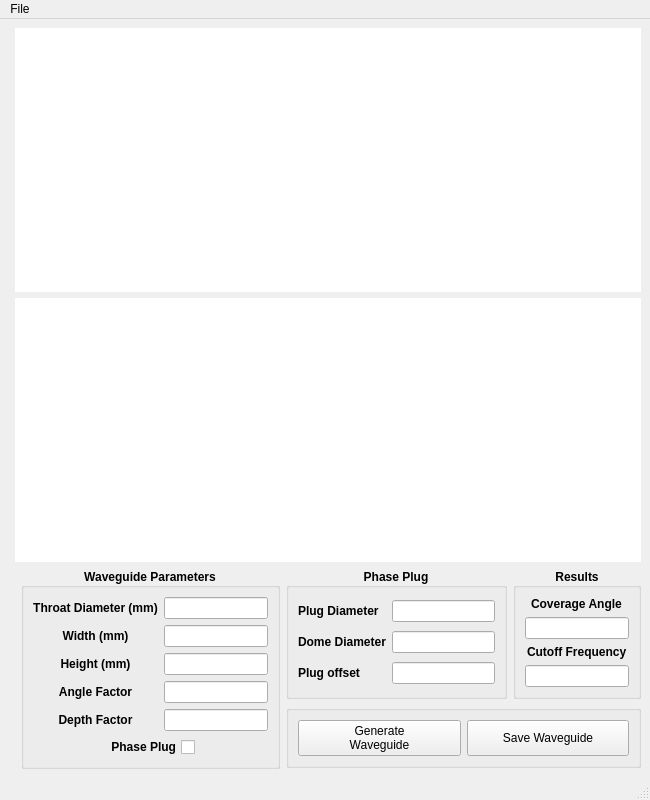
<?xml version="1.0" encoding="UTF-8"?>
<ui version="4.0">
 <class>MainWindow</class>
 <widget class="QMainWindow" name="MainWindow">
  <property name="geometry">
   <rect>
    <x>0</x>
    <y>0</y>
    <width>650</width>
    <height>800</height>
   </rect>
  </property>
  <property name="minimumSize">
   <size>
    <width>650</width>
    <height>800</height>
   </size>
  </property>
  <property name="focusPolicy">
   <enum>Qt::NoFocus</enum>
  </property>
  <property name="windowTitle">
   <string>Waveguide Designer</string>
  </property>
  <property name="styleSheet">
   <string notr="true">groupBox_3::border:0</string>
  </property>
  <widget class="QWidget" name="centralwidget">
   <property name="focusPolicy">
    <enum>Qt::StrongFocus</enum>
   </property>
   <layout class="QGridLayout" name="gridLayout_4">
    <item row="0" column="1" colspan="4">
     <widget class="QWidget" name="widget" native="true">
      <property name="sizePolicy">
       <sizepolicy hsizetype="Preferred" vsizetype="MinimumExpanding">
        <horstretch>0</horstretch>
        <verstretch>0</verstretch>
       </sizepolicy>
      </property>
      <property name="palette">
       <palette>
        <active>
         <colorrole role="WindowText">
          <brush brushstyle="SolidPattern">
           <color alpha="255">
            <red>0</red>
            <green>0</green>
            <blue>0</blue>
           </color>
          </brush>
         </colorrole>
         <colorrole role="Button">
          <brush brushstyle="SolidPattern">
           <color alpha="255">
            <red>255</red>
            <green>255</green>
            <blue>255</blue>
           </color>
          </brush>
         </colorrole>
         <colorrole role="Light">
          <brush brushstyle="SolidPattern">
           <color alpha="255">
            <red>255</red>
            <green>255</green>
            <blue>255</blue>
           </color>
          </brush>
         </colorrole>
         <colorrole role="Midlight">
          <brush brushstyle="SolidPattern">
           <color alpha="255">
            <red>255</red>
            <green>255</green>
            <blue>255</blue>
           </color>
          </brush>
         </colorrole>
         <colorrole role="Dark">
          <brush brushstyle="SolidPattern">
           <color alpha="255">
            <red>127</red>
            <green>127</green>
            <blue>127</blue>
           </color>
          </brush>
         </colorrole>
         <colorrole role="Mid">
          <brush brushstyle="SolidPattern">
           <color alpha="255">
            <red>170</red>
            <green>170</green>
            <blue>170</blue>
           </color>
          </brush>
         </colorrole>
         <colorrole role="Text">
          <brush brushstyle="SolidPattern">
           <color alpha="255">
            <red>0</red>
            <green>0</green>
            <blue>0</blue>
           </color>
          </brush>
         </colorrole>
         <colorrole role="BrightText">
          <brush brushstyle="SolidPattern">
           <color alpha="255">
            <red>255</red>
            <green>255</green>
            <blue>255</blue>
           </color>
          </brush>
         </colorrole>
         <colorrole role="ButtonText">
          <brush brushstyle="SolidPattern">
           <color alpha="255">
            <red>0</red>
            <green>0</green>
            <blue>0</blue>
           </color>
          </brush>
         </colorrole>
         <colorrole role="Base">
          <brush brushstyle="SolidPattern">
           <color alpha="255">
            <red>255</red>
            <green>255</green>
            <blue>255</blue>
           </color>
          </brush>
         </colorrole>
         <colorrole role="Window">
          <brush brushstyle="SolidPattern">
           <color alpha="255">
            <red>255</red>
            <green>255</green>
            <blue>255</blue>
           </color>
          </brush>
         </colorrole>
         <colorrole role="Shadow">
          <brush brushstyle="SolidPattern">
           <color alpha="255">
            <red>0</red>
            <green>0</green>
            <blue>0</blue>
           </color>
          </brush>
         </colorrole>
         <colorrole role="AlternateBase">
          <brush brushstyle="SolidPattern">
           <color alpha="255">
            <red>255</red>
            <green>255</green>
            <blue>255</blue>
           </color>
          </brush>
         </colorrole>
         <colorrole role="ToolTipBase">
          <brush brushstyle="SolidPattern">
           <color alpha="255">
            <red>255</red>
            <green>255</green>
            <blue>220</blue>
           </color>
          </brush>
         </colorrole>
         <colorrole role="ToolTipText">
          <brush brushstyle="SolidPattern">
           <color alpha="255">
            <red>0</red>
            <green>0</green>
            <blue>0</blue>
           </color>
          </brush>
         </colorrole>
        </active>
        <inactive>
         <colorrole role="WindowText">
          <brush brushstyle="SolidPattern">
           <color alpha="255">
            <red>0</red>
            <green>0</green>
            <blue>0</blue>
           </color>
          </brush>
         </colorrole>
         <colorrole role="Button">
          <brush brushstyle="SolidPattern">
           <color alpha="255">
            <red>255</red>
            <green>255</green>
            <blue>255</blue>
           </color>
          </brush>
         </colorrole>
         <colorrole role="Light">
          <brush brushstyle="SolidPattern">
           <color alpha="255">
            <red>255</red>
            <green>255</green>
            <blue>255</blue>
           </color>
          </brush>
         </colorrole>
         <colorrole role="Midlight">
          <brush brushstyle="SolidPattern">
           <color alpha="255">
            <red>255</red>
            <green>255</green>
            <blue>255</blue>
           </color>
          </brush>
         </colorrole>
         <colorrole role="Dark">
          <brush brushstyle="SolidPattern">
           <color alpha="255">
            <red>127</red>
            <green>127</green>
            <blue>127</blue>
           </color>
          </brush>
         </colorrole>
         <colorrole role="Mid">
          <brush brushstyle="SolidPattern">
           <color alpha="255">
            <red>170</red>
            <green>170</green>
            <blue>170</blue>
           </color>
          </brush>
         </colorrole>
         <colorrole role="Text">
          <brush brushstyle="SolidPattern">
           <color alpha="255">
            <red>0</red>
            <green>0</green>
            <blue>0</blue>
           </color>
          </brush>
         </colorrole>
         <colorrole role="BrightText">
          <brush brushstyle="SolidPattern">
           <color alpha="255">
            <red>255</red>
            <green>255</green>
            <blue>255</blue>
           </color>
          </brush>
         </colorrole>
         <colorrole role="ButtonText">
          <brush brushstyle="SolidPattern">
           <color alpha="255">
            <red>0</red>
            <green>0</green>
            <blue>0</blue>
           </color>
          </brush>
         </colorrole>
         <colorrole role="Base">
          <brush brushstyle="SolidPattern">
           <color alpha="255">
            <red>255</red>
            <green>255</green>
            <blue>255</blue>
           </color>
          </brush>
         </colorrole>
         <colorrole role="Window">
          <brush brushstyle="SolidPattern">
           <color alpha="255">
            <red>255</red>
            <green>255</green>
            <blue>255</blue>
           </color>
          </brush>
         </colorrole>
         <colorrole role="Shadow">
          <brush brushstyle="SolidPattern">
           <color alpha="255">
            <red>0</red>
            <green>0</green>
            <blue>0</blue>
           </color>
          </brush>
         </colorrole>
         <colorrole role="AlternateBase">
          <brush brushstyle="SolidPattern">
           <color alpha="255">
            <red>255</red>
            <green>255</green>
            <blue>255</blue>
           </color>
          </brush>
         </colorrole>
         <colorrole role="ToolTipBase">
          <brush brushstyle="SolidPattern">
           <color alpha="255">
            <red>255</red>
            <green>255</green>
            <blue>220</blue>
           </color>
          </brush>
         </colorrole>
         <colorrole role="ToolTipText">
          <brush brushstyle="SolidPattern">
           <color alpha="255">
            <red>0</red>
            <green>0</green>
            <blue>0</blue>
           </color>
          </brush>
         </colorrole>
        </inactive>
        <disabled>
         <colorrole role="WindowText">
          <brush brushstyle="SolidPattern">
           <color alpha="255">
            <red>127</red>
            <green>127</green>
            <blue>127</blue>
           </color>
          </brush>
         </colorrole>
         <colorrole role="Button">
          <brush brushstyle="SolidPattern">
           <color alpha="255">
            <red>255</red>
            <green>255</green>
            <blue>255</blue>
           </color>
          </brush>
         </colorrole>
         <colorrole role="Light">
          <brush brushstyle="SolidPattern">
           <color alpha="255">
            <red>255</red>
            <green>255</green>
            <blue>255</blue>
           </color>
          </brush>
         </colorrole>
         <colorrole role="Midlight">
          <brush brushstyle="SolidPattern">
           <color alpha="255">
            <red>255</red>
            <green>255</green>
            <blue>255</blue>
           </color>
          </brush>
         </colorrole>
         <colorrole role="Dark">
          <brush brushstyle="SolidPattern">
           <color alpha="255">
            <red>127</red>
            <green>127</green>
            <blue>127</blue>
           </color>
          </brush>
         </colorrole>
         <colorrole role="Mid">
          <brush brushstyle="SolidPattern">
           <color alpha="255">
            <red>170</red>
            <green>170</green>
            <blue>170</blue>
           </color>
          </brush>
         </colorrole>
         <colorrole role="Text">
          <brush brushstyle="SolidPattern">
           <color alpha="255">
            <red>127</red>
            <green>127</green>
            <blue>127</blue>
           </color>
          </brush>
         </colorrole>
         <colorrole role="BrightText">
          <brush brushstyle="SolidPattern">
           <color alpha="255">
            <red>255</red>
            <green>255</green>
            <blue>255</blue>
           </color>
          </brush>
         </colorrole>
         <colorrole role="ButtonText">
          <brush brushstyle="SolidPattern">
           <color alpha="255">
            <red>127</red>
            <green>127</green>
            <blue>127</blue>
           </color>
          </brush>
         </colorrole>
         <colorrole role="Base">
          <brush brushstyle="SolidPattern">
           <color alpha="255">
            <red>255</red>
            <green>255</green>
            <blue>255</blue>
           </color>
          </brush>
         </colorrole>
         <colorrole role="Window">
          <brush brushstyle="SolidPattern">
           <color alpha="255">
            <red>255</red>
            <green>255</green>
            <blue>255</blue>
           </color>
          </brush>
         </colorrole>
         <colorrole role="Shadow">
          <brush brushstyle="SolidPattern">
           <color alpha="255">
            <red>0</red>
            <green>0</green>
            <blue>0</blue>
           </color>
          </brush>
         </colorrole>
         <colorrole role="AlternateBase">
          <brush brushstyle="SolidPattern">
           <color alpha="255">
            <red>255</red>
            <green>255</green>
            <blue>255</blue>
           </color>
          </brush>
         </colorrole>
         <colorrole role="ToolTipBase">
          <brush brushstyle="SolidPattern">
           <color alpha="255">
            <red>255</red>
            <green>255</green>
            <blue>220</blue>
           </color>
          </brush>
         </colorrole>
         <colorrole role="ToolTipText">
          <brush brushstyle="SolidPattern">
           <color alpha="255">
            <red>0</red>
            <green>0</green>
            <blue>0</blue>
           </color>
          </brush>
         </colorrole>
        </disabled>
       </palette>
      </property>
      <property name="styleSheet">
       <string notr="true">background-color: rgb(255, 255, 255);</string>
      </property>
     </widget>
    </item>
    <item row="1" column="1" colspan="4">
     <widget class="QWidget" name="widget_2" native="true">
      <property name="sizePolicy">
       <sizepolicy hsizetype="Preferred" vsizetype="MinimumExpanding">
        <horstretch>0</horstretch>
        <verstretch>0</verstretch>
       </sizepolicy>
      </property>
      <property name="palette">
       <palette>
        <active>
         <colorrole role="WindowText">
          <brush brushstyle="SolidPattern">
           <color alpha="255">
            <red>0</red>
            <green>0</green>
            <blue>0</blue>
           </color>
          </brush>
         </colorrole>
         <colorrole role="Button">
          <brush brushstyle="SolidPattern">
           <color alpha="255">
            <red>255</red>
            <green>255</green>
            <blue>255</blue>
           </color>
          </brush>
         </colorrole>
         <colorrole role="Light">
          <brush brushstyle="SolidPattern">
           <color alpha="255">
            <red>255</red>
            <green>255</green>
            <blue>255</blue>
           </color>
          </brush>
         </colorrole>
         <colorrole role="Midlight">
          <brush brushstyle="SolidPattern">
           <color alpha="255">
            <red>255</red>
            <green>255</green>
            <blue>255</blue>
           </color>
          </brush>
         </colorrole>
         <colorrole role="Dark">
          <brush brushstyle="SolidPattern">
           <color alpha="255">
            <red>127</red>
            <green>127</green>
            <blue>127</blue>
           </color>
          </brush>
         </colorrole>
         <colorrole role="Mid">
          <brush brushstyle="SolidPattern">
           <color alpha="255">
            <red>170</red>
            <green>170</green>
            <blue>170</blue>
           </color>
          </brush>
         </colorrole>
         <colorrole role="Text">
          <brush brushstyle="SolidPattern">
           <color alpha="255">
            <red>0</red>
            <green>0</green>
            <blue>0</blue>
           </color>
          </brush>
         </colorrole>
         <colorrole role="BrightText">
          <brush brushstyle="SolidPattern">
           <color alpha="255">
            <red>255</red>
            <green>255</green>
            <blue>255</blue>
           </color>
          </brush>
         </colorrole>
         <colorrole role="ButtonText">
          <brush brushstyle="SolidPattern">
           <color alpha="255">
            <red>0</red>
            <green>0</green>
            <blue>0</blue>
           </color>
          </brush>
         </colorrole>
         <colorrole role="Base">
          <brush brushstyle="SolidPattern">
           <color alpha="255">
            <red>255</red>
            <green>255</green>
            <blue>255</blue>
           </color>
          </brush>
         </colorrole>
         <colorrole role="Window">
          <brush brushstyle="SolidPattern">
           <color alpha="255">
            <red>255</red>
            <green>255</green>
            <blue>255</blue>
           </color>
          </brush>
         </colorrole>
         <colorrole role="Shadow">
          <brush brushstyle="SolidPattern">
           <color alpha="255">
            <red>0</red>
            <green>0</green>
            <blue>0</blue>
           </color>
          </brush>
         </colorrole>
         <colorrole role="AlternateBase">
          <brush brushstyle="SolidPattern">
           <color alpha="255">
            <red>255</red>
            <green>255</green>
            <blue>255</blue>
           </color>
          </brush>
         </colorrole>
         <colorrole role="ToolTipBase">
          <brush brushstyle="SolidPattern">
           <color alpha="255">
            <red>255</red>
            <green>255</green>
            <blue>220</blue>
           </color>
          </brush>
         </colorrole>
         <colorrole role="ToolTipText">
          <brush brushstyle="SolidPattern">
           <color alpha="255">
            <red>0</red>
            <green>0</green>
            <blue>0</blue>
           </color>
          </brush>
         </colorrole>
        </active>
        <inactive>
         <colorrole role="WindowText">
          <brush brushstyle="SolidPattern">
           <color alpha="255">
            <red>0</red>
            <green>0</green>
            <blue>0</blue>
           </color>
          </brush>
         </colorrole>
         <colorrole role="Button">
          <brush brushstyle="SolidPattern">
           <color alpha="255">
            <red>255</red>
            <green>255</green>
            <blue>255</blue>
           </color>
          </brush>
         </colorrole>
         <colorrole role="Light">
          <brush brushstyle="SolidPattern">
           <color alpha="255">
            <red>255</red>
            <green>255</green>
            <blue>255</blue>
           </color>
          </brush>
         </colorrole>
         <colorrole role="Midlight">
          <brush brushstyle="SolidPattern">
           <color alpha="255">
            <red>255</red>
            <green>255</green>
            <blue>255</blue>
           </color>
          </brush>
         </colorrole>
         <colorrole role="Dark">
          <brush brushstyle="SolidPattern">
           <color alpha="255">
            <red>127</red>
            <green>127</green>
            <blue>127</blue>
           </color>
          </brush>
         </colorrole>
         <colorrole role="Mid">
          <brush brushstyle="SolidPattern">
           <color alpha="255">
            <red>170</red>
            <green>170</green>
            <blue>170</blue>
           </color>
          </brush>
         </colorrole>
         <colorrole role="Text">
          <brush brushstyle="SolidPattern">
           <color alpha="255">
            <red>0</red>
            <green>0</green>
            <blue>0</blue>
           </color>
          </brush>
         </colorrole>
         <colorrole role="BrightText">
          <brush brushstyle="SolidPattern">
           <color alpha="255">
            <red>255</red>
            <green>255</green>
            <blue>255</blue>
           </color>
          </brush>
         </colorrole>
         <colorrole role="ButtonText">
          <brush brushstyle="SolidPattern">
           <color alpha="255">
            <red>0</red>
            <green>0</green>
            <blue>0</blue>
           </color>
          </brush>
         </colorrole>
         <colorrole role="Base">
          <brush brushstyle="SolidPattern">
           <color alpha="255">
            <red>255</red>
            <green>255</green>
            <blue>255</blue>
           </color>
          </brush>
         </colorrole>
         <colorrole role="Window">
          <brush brushstyle="SolidPattern">
           <color alpha="255">
            <red>255</red>
            <green>255</green>
            <blue>255</blue>
           </color>
          </brush>
         </colorrole>
         <colorrole role="Shadow">
          <brush brushstyle="SolidPattern">
           <color alpha="255">
            <red>0</red>
            <green>0</green>
            <blue>0</blue>
           </color>
          </brush>
         </colorrole>
         <colorrole role="AlternateBase">
          <brush brushstyle="SolidPattern">
           <color alpha="255">
            <red>255</red>
            <green>255</green>
            <blue>255</blue>
           </color>
          </brush>
         </colorrole>
         <colorrole role="ToolTipBase">
          <brush brushstyle="SolidPattern">
           <color alpha="255">
            <red>255</red>
            <green>255</green>
            <blue>220</blue>
           </color>
          </brush>
         </colorrole>
         <colorrole role="ToolTipText">
          <brush brushstyle="SolidPattern">
           <color alpha="255">
            <red>0</red>
            <green>0</green>
            <blue>0</blue>
           </color>
          </brush>
         </colorrole>
        </inactive>
        <disabled>
         <colorrole role="WindowText">
          <brush brushstyle="SolidPattern">
           <color alpha="255">
            <red>127</red>
            <green>127</green>
            <blue>127</blue>
           </color>
          </brush>
         </colorrole>
         <colorrole role="Button">
          <brush brushstyle="SolidPattern">
           <color alpha="255">
            <red>255</red>
            <green>255</green>
            <blue>255</blue>
           </color>
          </brush>
         </colorrole>
         <colorrole role="Light">
          <brush brushstyle="SolidPattern">
           <color alpha="255">
            <red>255</red>
            <green>255</green>
            <blue>255</blue>
           </color>
          </brush>
         </colorrole>
         <colorrole role="Midlight">
          <brush brushstyle="SolidPattern">
           <color alpha="255">
            <red>255</red>
            <green>255</green>
            <blue>255</blue>
           </color>
          </brush>
         </colorrole>
         <colorrole role="Dark">
          <brush brushstyle="SolidPattern">
           <color alpha="255">
            <red>127</red>
            <green>127</green>
            <blue>127</blue>
           </color>
          </brush>
         </colorrole>
         <colorrole role="Mid">
          <brush brushstyle="SolidPattern">
           <color alpha="255">
            <red>170</red>
            <green>170</green>
            <blue>170</blue>
           </color>
          </brush>
         </colorrole>
         <colorrole role="Text">
          <brush brushstyle="SolidPattern">
           <color alpha="255">
            <red>127</red>
            <green>127</green>
            <blue>127</blue>
           </color>
          </brush>
         </colorrole>
         <colorrole role="BrightText">
          <brush brushstyle="SolidPattern">
           <color alpha="255">
            <red>255</red>
            <green>255</green>
            <blue>255</blue>
           </color>
          </brush>
         </colorrole>
         <colorrole role="ButtonText">
          <brush brushstyle="SolidPattern">
           <color alpha="255">
            <red>127</red>
            <green>127</green>
            <blue>127</blue>
           </color>
          </brush>
         </colorrole>
         <colorrole role="Base">
          <brush brushstyle="SolidPattern">
           <color alpha="255">
            <red>255</red>
            <green>255</green>
            <blue>255</blue>
           </color>
          </brush>
         </colorrole>
         <colorrole role="Window">
          <brush brushstyle="SolidPattern">
           <color alpha="255">
            <red>255</red>
            <green>255</green>
            <blue>255</blue>
           </color>
          </brush>
         </colorrole>
         <colorrole role="Shadow">
          <brush brushstyle="SolidPattern">
           <color alpha="255">
            <red>0</red>
            <green>0</green>
            <blue>0</blue>
           </color>
          </brush>
         </colorrole>
         <colorrole role="AlternateBase">
          <brush brushstyle="SolidPattern">
           <color alpha="255">
            <red>255</red>
            <green>255</green>
            <blue>255</blue>
           </color>
          </brush>
         </colorrole>
         <colorrole role="ToolTipBase">
          <brush brushstyle="SolidPattern">
           <color alpha="255">
            <red>255</red>
            <green>255</green>
            <blue>220</blue>
           </color>
          </brush>
         </colorrole>
         <colorrole role="ToolTipText">
          <brush brushstyle="SolidPattern">
           <color alpha="255">
            <red>0</red>
            <green>0</green>
            <blue>0</blue>
           </color>
          </brush>
         </colorrole>
        </disabled>
       </palette>
      </property>
      <property name="layoutDirection">
       <enum>Qt::LeftToRight</enum>
      </property>
      <property name="styleSheet">
       <string notr="true">background-color: rgb(255, 255, 255);</string>
      </property>
     </widget>
    </item>
    <item row="0" column="0" rowspan="4">
     <spacer name="verticalSpacer">
      <property name="orientation">
       <enum>Qt::Vertical</enum>
      </property>
      <property name="sizeHint" stdset="0">
       <size>
        <width>0</width>
        <height>709</height>
       </size>
      </property>
     </spacer>
    </item>
    <item row="4" column="0" colspan="5">
     <spacer name="horizontalSpacer">
      <property name="orientation">
       <enum>Qt::Horizontal</enum>
      </property>
      <property name="sizeHint" stdset="0">
       <size>
        <width>623</width>
        <height>0</height>
       </size>
      </property>
     </spacer>
    </item>
    <item row="2" column="2" rowspan="2">
     <widget class="QGroupBox" name="groupBox">
      <property name="sizePolicy">
       <sizepolicy hsizetype="Preferred" vsizetype="MinimumExpanding">
        <horstretch>0</horstretch>
        <verstretch>0</verstretch>
       </sizepolicy>
      </property>
      <property name="minimumSize">
       <size>
        <width>0</width>
        <height>0</height>
       </size>
      </property>
      <property name="sizeIncrement">
       <size>
        <width>0</width>
        <height>0</height>
       </size>
      </property>
      <property name="font">
       <font>
        <pointsize>9</pointsize>
        <weight>75</weight>
        <bold>true</bold>
       </font>
      </property>
      <property name="focusPolicy">
       <enum>Qt::NoFocus</enum>
      </property>
      <property name="title">
       <string>Waveguide Parameters</string>
      </property>
      <property name="alignment">
       <set>Qt::AlignCenter</set>
      </property>
      <layout class="QGridLayout" name="gridLayout">
       <item row="1" column="0">
        <widget class="QLabel" name="label_2">
         <property name="text">
          <string>&lt;html&gt;&lt;head/&gt;&lt;body&gt;&lt;p align=&quot;center&quot;&gt;&lt;span style=&quot; font-size:9pt; font-weight:600;&quot;&gt;Width (mm)&lt;/span&gt;&lt;/p&gt;&lt;/body&gt;&lt;/html&gt;</string>
         </property>
        </widget>
       </item>
       <item row="4" column="0">
        <widget class="QLabel" name="label_5">
         <property name="text">
          <string>&lt;html&gt;&lt;head/&gt;&lt;body&gt;&lt;p align=&quot;center&quot;&gt;&lt;span style=&quot; font-size:9pt; font-weight:600;&quot;&gt;Depth Factor&lt;/span&gt;&lt;/p&gt;&lt;/body&gt;&lt;/html&gt;</string>
         </property>
        </widget>
       </item>
       <item row="0" column="1">
        <widget class="QLineEdit" name="lineEdit_throat_diameter">
         <property name="toolTip">
          <string>Enter throat diameter</string>
         </property>
        </widget>
       </item>
       <item row="3" column="1">
        <widget class="QLineEdit" name="lineEdit_angle_factor">
         <property name="toolTip">
          <string>&lt;html&gt;&lt;head/&gt;&lt;body&gt;&lt;p&gt;Enter angle factor &lt;/p&gt;&lt;p&gt;Play with this value to get your desired coverage angle&lt;/p&gt;&lt;/body&gt;&lt;/html&gt;</string>
         </property>
        </widget>
       </item>
       <item row="3" column="0">
        <widget class="QLabel" name="label_4">
         <property name="text">
          <string>&lt;html&gt;&lt;head/&gt;&lt;body&gt;&lt;p align=&quot;center&quot;&gt;&lt;span style=&quot; font-size:9pt; font-weight:600;&quot;&gt;Angle Factor&lt;/span&gt;&lt;/p&gt;&lt;/body&gt;&lt;/html&gt;</string>
         </property>
        </widget>
       </item>
       <item row="2" column="1">
        <widget class="QLineEdit" name="lineEdit_height">
         <property name="toolTip">
          <string>Enter height of waveguide, if circular enter the same value as Width</string>
         </property>
        </widget>
       </item>
       <item row="1" column="1">
        <widget class="QLineEdit" name="lineEdit_width">
         <property name="toolTip">
          <string>Enter width of waveguide</string>
         </property>
        </widget>
       </item>
       <item row="0" column="0">
        <widget class="QLabel" name="label">
         <property name="text">
          <string>&lt;html&gt;&lt;head/&gt;&lt;body&gt;&lt;p align=&quot;center&quot;&gt;&lt;span style=&quot; font-size:9pt; font-weight:600;&quot;&gt;Throat Diameter (mm)&lt;/span&gt;&lt;/p&gt;&lt;/body&gt;&lt;/html&gt;</string>
         </property>
        </widget>
       </item>
       <item row="2" column="0">
        <widget class="QLabel" name="label_3">
         <property name="text">
          <string>&lt;html&gt;&lt;head/&gt;&lt;body&gt;&lt;p align=&quot;center&quot;&gt;&lt;span style=&quot; font-size:9pt; font-weight:600;&quot;&gt;Height (mm)&lt;/span&gt;&lt;/p&gt;&lt;/body&gt;&lt;/html&gt;</string>
         </property>
        </widget>
       </item>
       <item row="4" column="1">
        <widget class="QLineEdit" name="lineEdit_depth_factor">
         <property name="toolTip">
          <string>&lt;html&gt;&lt;head/&gt;&lt;body&gt;&lt;p&gt;Enter depth factor&lt;/p&gt;&lt;p&gt;Play with this value to get your desired depth. &lt;/p&gt;&lt;p&gt;(Target depth factor must be greater than 2)&lt;/p&gt;&lt;/body&gt;&lt;/html&gt;</string>
         </property>
        </widget>
       </item>
       <item row="5" column="0" colspan="2" alignment="Qt::AlignHCenter|Qt::AlignVCenter">
        <widget class="QCheckBox" name="checkBox_phaseplug">
         <property name="font">
          <font>
           <pointsize>9</pointsize>
           <weight>75</weight>
           <bold>true</bold>
          </font>
         </property>
         <property name="layoutDirection">
          <enum>Qt::RightToLeft</enum>
         </property>
         <property name="text">
          <string>Phase Plug</string>
         </property>
        </widget>
       </item>
      </layout>
     </widget>
    </item>
    <item row="2" column="3">
     <widget class="QGroupBox" name="groupBox_phaseplug">
      <property name="sizePolicy">
       <sizepolicy hsizetype="Preferred" vsizetype="Minimum">
        <horstretch>0</horstretch>
        <verstretch>0</verstretch>
       </sizepolicy>
      </property>
      <property name="font">
       <font>
        <pointsize>9</pointsize>
        <weight>75</weight>
        <bold>true</bold>
       </font>
      </property>
      <property name="title">
       <string>Phase Plug</string>
      </property>
      <property name="alignment">
       <set>Qt::AlignCenter</set>
      </property>
      <layout class="QGridLayout" name="gridLayout_2">
       <item row="0" column="0">
        <widget class="QLabel" name="label_6">
         <property name="text">
          <string>Plug Diameter</string>
         </property>
        </widget>
       </item>
       <item row="1" column="1">
        <widget class="QLineEdit" name="lineEdit_dome_diameter"/>
       </item>
       <item row="2" column="0">
        <widget class="QLabel" name="label_8">
         <property name="text">
          <string>Plug offset</string>
         </property>
        </widget>
       </item>
       <item row="0" column="1">
        <widget class="QLineEdit" name="lineEdit_plug_diameter"/>
       </item>
       <item row="1" column="0">
        <widget class="QLabel" name="label_7">
         <property name="text">
          <string>Dome Diameter</string>
         </property>
        </widget>
       </item>
       <item row="2" column="1">
        <widget class="QLineEdit" name="lineEdit_plugoffset"/>
       </item>
      </layout>
     </widget>
    </item>
    <item row="2" column="4">
     <widget class="QGroupBox" name="groupBox_2">
      <property name="sizePolicy">
       <sizepolicy hsizetype="Preferred" vsizetype="Maximum">
        <horstretch>0</horstretch>
        <verstretch>0</verstretch>
       </sizepolicy>
      </property>
      <property name="font">
       <font>
        <pointsize>9</pointsize>
        <weight>75</weight>
        <bold>true</bold>
       </font>
      </property>
      <property name="title">
       <string>Results</string>
      </property>
      <property name="alignment">
       <set>Qt::AlignCenter</set>
      </property>
      <layout class="QGridLayout" name="gridLayout_3">
       <item row="1" column="0" alignment="Qt::AlignHCenter|Qt::AlignVCenter">
        <widget class="QLabel" name="label_9">
         <property name="text">
          <string>Coverage Angle</string>
         </property>
        </widget>
       </item>
       <item row="2" column="0" alignment="Qt::AlignVCenter">
        <widget class="QLineEdit" name="lineEdit_coverage_angle">
         <property name="focusPolicy">
          <enum>Qt::NoFocus</enum>
         </property>
        </widget>
       </item>
       <item row="4" column="0" alignment="Qt::AlignVCenter">
        <widget class="QLineEdit" name="lineEdit_cutoff_freq">
         <property name="focusPolicy">
          <enum>Qt::NoFocus</enum>
         </property>
        </widget>
       </item>
       <item row="3" column="0" alignment="Qt::AlignHCenter">
        <widget class="QLabel" name="label_10">
         <property name="text">
          <string>Cutoff Frequency</string>
         </property>
        </widget>
       </item>
      </layout>
     </widget>
    </item>
    <item row="3" column="3" colspan="2">
     <widget class="QGroupBox" name="groupBox_3">
      <property name="sizePolicy">
       <sizepolicy hsizetype="Preferred" vsizetype="Maximum">
        <horstretch>0</horstretch>
        <verstretch>0</verstretch>
       </sizepolicy>
      </property>
      <property name="font">
       <font>
        <kerning>true</kerning>
       </font>
      </property>
      <property name="contextMenuPolicy">
       <enum>Qt::DefaultContextMenu</enum>
      </property>
      <property name="autoFillBackground">
       <bool>false</bool>
      </property>
      <property name="styleSheet">
       <string notr="true"/>
      </property>
      <property name="title">
       <string notr="true"/>
      </property>
      <property name="flat">
       <bool>true</bool>
      </property>
      <layout class="QHBoxLayout" name="horizontalLayout">
       <item>
        <widget class="QPushButton" name="pushButton_generate_waveguide">
         <property name="sizePolicy">
          <sizepolicy hsizetype="Minimum" vsizetype="Expanding">
           <horstretch>0</horstretch>
           <verstretch>0</verstretch>
          </sizepolicy>
         </property>
         <property name="text">
          <string>Generate 
Waveguide</string>
         </property>
        </widget>
       </item>
       <item>
        <widget class="QPushButton" name="pushButton_save_button">
         <property name="sizePolicy">
          <sizepolicy hsizetype="Minimum" vsizetype="Expanding">
           <horstretch>0</horstretch>
           <verstretch>0</verstretch>
          </sizepolicy>
         </property>
         <property name="text">
          <string>Save Waveguide</string>
         </property>
        </widget>
       </item>
      </layout>
     </widget>
    </item>
   </layout>
  </widget>
  <widget class="QMenuBar" name="menubar">
   <property name="geometry">
    <rect>
     <x>0</x>
     <y>0</y>
     <width>650</width>
     <height>24</height>
    </rect>
   </property>
   <widget class="QMenu" name="menuFile">
    <property name="title">
     <string>File</string>
    </property>
    <addaction name="actionSave_Parameters"/>
   </widget>
   <addaction name="menuFile"/>
  </widget>
  <widget class="QStatusBar" name="statusbar"/>
  <action name="actionSave_Parameters">
   <property name="text">
    <string>Save Parameters</string>
   </property>
  </action>
 </widget>
 <tabstops>
  <tabstop>lineEdit_throat_diameter</tabstop>
  <tabstop>lineEdit_width</tabstop>
  <tabstop>lineEdit_height</tabstop>
  <tabstop>lineEdit_angle_factor</tabstop>
  <tabstop>lineEdit_depth_factor</tabstop>
  <tabstop>lineEdit_plug_diameter</tabstop>
  <tabstop>lineEdit_dome_diameter</tabstop>
  <tabstop>lineEdit_plugoffset</tabstop>
  <tabstop>pushButton_generate_waveguide</tabstop>
  <tabstop>pushButton_save_button</tabstop>
 </tabstops>
 <resources/>
 <connections/>
</ui>
